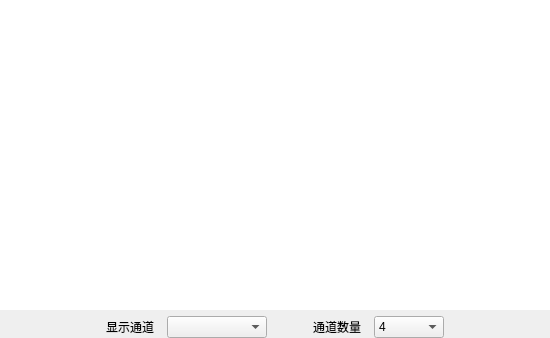
                     <widget class="QWidget" name="widget_11" native="true">
                      <property name="sizePolicy">
                       <sizepolicy hsizetype="Fixed" vsizetype="Fixed">
                        <horstretch>0</horstretch>
                        <verstretch>0</verstretch>
                       </sizepolicy>
                      </property>
                      <property name="styleSheet">
                       <string notr="true"/>
                      </property>
                      <layout class="QVBoxLayout" name="verticalLayout_25">
                       <property name="spacing">
                        <number>6</number>
                       </property>
                       <property name="leftMargin">
                        <number>0</number>
                       </property>
                       <property name="topMargin">
                        <number>0</number>
                       </property>
                       <property name="rightMargin">
                        <number>0</number>
                       </property>
                       <property name="bottomMargin">
                        <number>0</number>
                       </property>
                       <item>
                        <widget class="QtCharts::QChartView" name="graphicsViewFirst">
                         <property name="sizePolicy">
                          <sizepolicy hsizetype="Fixed" vsizetype="Expanding">
                           <horstretch>0</horstretch>
                           <verstretch>0</verstretch>
                          </sizepolicy>
                         </property>
                         <property name="minimumSize">
                          <size>
                           <width>550</width>
                           <height>310</height>
                          </size>
                         </property>
                         <property name="autoFillBackground">
                          <bool>true</bool>
                         </property>
                         <property name="frameShape">
                          <enum>QFrame::NoFrame</enum>
                         </property>
                        </widget>
                       </item>
                       <item>
                        <layout class="QHBoxLayout" name="horizontalLayout_47">
                         <item>
                          <layout class="QHBoxLayout" name="horizontalLayout_48">
                           <property name="leftMargin">
                            <number>5</number>
                           </property>
                           <property name="topMargin">
                            <number>0</number>
                           </property>
                           <item>
                            <spacer name="horizontalSpacer_2">
                             <property name="orientation">
                              <enum>Qt::Horizontal</enum>
                             </property>
                             <property name="sizeType">
                              <enum>QSizePolicy::Expanding</enum>
                             </property>
                             <property name="sizeHint" stdset="0">
                              <size>
                               <width>40</width>
                               <height>20</height>
                              </size>
                             </property>
                            </spacer>
                           </item>
                          </layout>
                         </item>
                         <item>
                          <widget class="QLabel" name="label_7">
                           <property name="sizePolicy">
                            <sizepolicy hsizetype="Fixed" vsizetype="Fixed">
                             <horstretch>0</horstretch>
                             <verstretch>0</verstretch>
                            </sizepolicy>
                           </property>
                           <property name="minimumSize">
                            <size>
                             <width>55</width>
                             <height>0</height>
                            </size>
                           </property>
                           <property name="text">
                            <string>显示通道</string>
                           </property>
                          </widget>
                         </item>
                         <item>
                          <widget class="QComboBox" name="FrequencyBandCoBoxFirst">
                           <property name="sizePolicy">
                            <sizepolicy hsizetype="Fixed" vsizetype="Fixed">
                             <horstretch>0</horstretch>
                             <verstretch>0</verstretch>
                            </sizepolicy>
                           </property>
                           <property name="minimumSize">
                            <size>
                             <width>100</width>
                             <height>0</height>
                            </size>
                           </property>
                          </widget>
                         </item>
                         <item>
                          <spacer name="horizontalSpacer_24">
                           <property name="orientation">
                            <enum>Qt::Horizontal</enum>
                           </property>
                           <property name="sizeType">
                            <enum>QSizePolicy::Fixed</enum>
                           </property>
                           <property name="sizeHint" stdset="0">
                            <size>
                             <width>40</width>
                             <height>20</height>
                            </size>
                           </property>
                          </spacer>
                         </item>
                         <item>
                          <widget class="QLabel" name="label_45">
                           <property name="sizePolicy">
                            <sizepolicy hsizetype="Fixed" vsizetype="Fixed">
                             <horstretch>0</horstretch>
                             <verstretch>0</verstretch>
                            </sizepolicy>
                           </property>
                           <property name="minimumSize">
                            <size>
                             <width>55</width>
                             <height>0</height>
                            </size>
                           </property>
                           <property name="text">
                            <string>通道数量</string>
                           </property>
                          </widget>
                         </item>
                         <item>
                          <widget class="QComboBox" name="WDRCChannelCounBox">
                           <property name="sizePolicy">
                            <sizepolicy hsizetype="Fixed" vsizetype="Fixed">
                             <horstretch>0</horstretch>
                             <verstretch>0</verstretch>
                            </sizepolicy>
                           </property>
                           <property name="minimumSize">
                            <size>
                             <width>70</width>
                             <height>0</height>
                            </size>
                           </property>
                           <item>
                            <property name="text">
                             <string>4</string>
                            </property>
                           </item>
                           <item>
                            <property name="text">
                             <string>8</string>
                            </property>
                           </item>
                           <item>
                            <property name="text">
                             <string>9</string>
                            </property>
                           </item>
                           <item>
                            <property name="text">
                             <string>12</string>
                            </property>
                           </item>
                           <item>
                            <property name="text">
                             <string>16</string>
                            </property>
                           </item>
                           <item>
                            <property name="text">
                             <string>24</string>
                            </property>
                           </item>
                           <item>
                            <property name="text">
                             <string>32</string>
                            </property>
                           </item>
                          </widget>
                         </item>
                         <item>
                          <spacer name="horizontalSpacer_3">
                           <property name="orientation">
                            <enum>Qt::Horizontal</enum>
                           </property>
                           <property name="sizeHint" stdset="0">
                            <size>
                             <width>40</width>
                             <height>20</height>
                            </size>
                           </property>
                          </spacer>
                         </item>
                        </layout>
                       </item>
                      </layout>
                     </widget>
